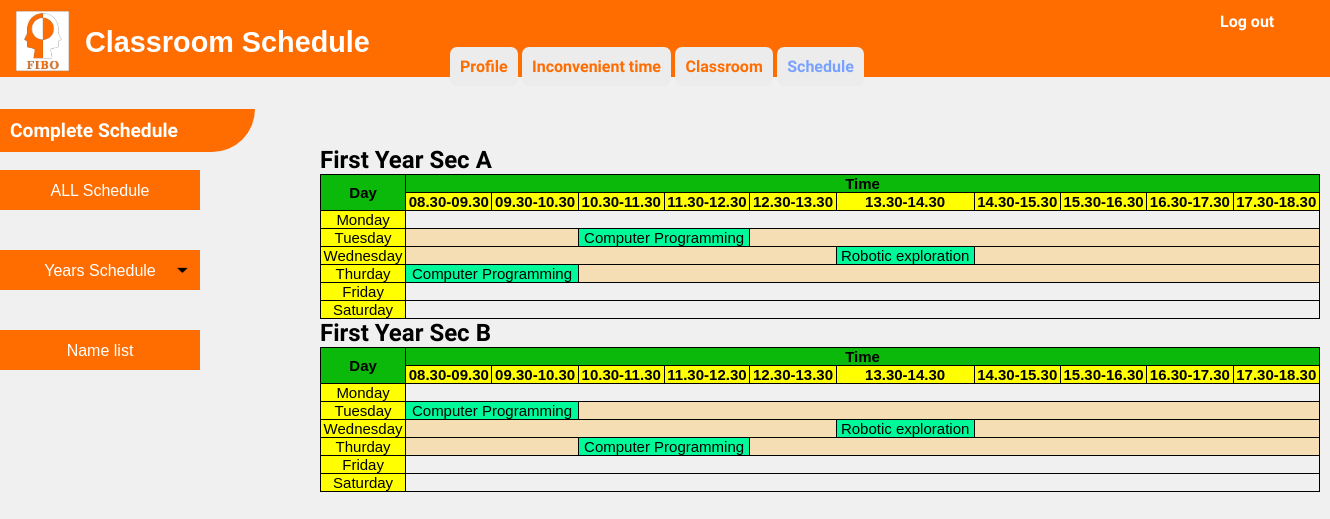
The app's page /user4-b1.php, older data.
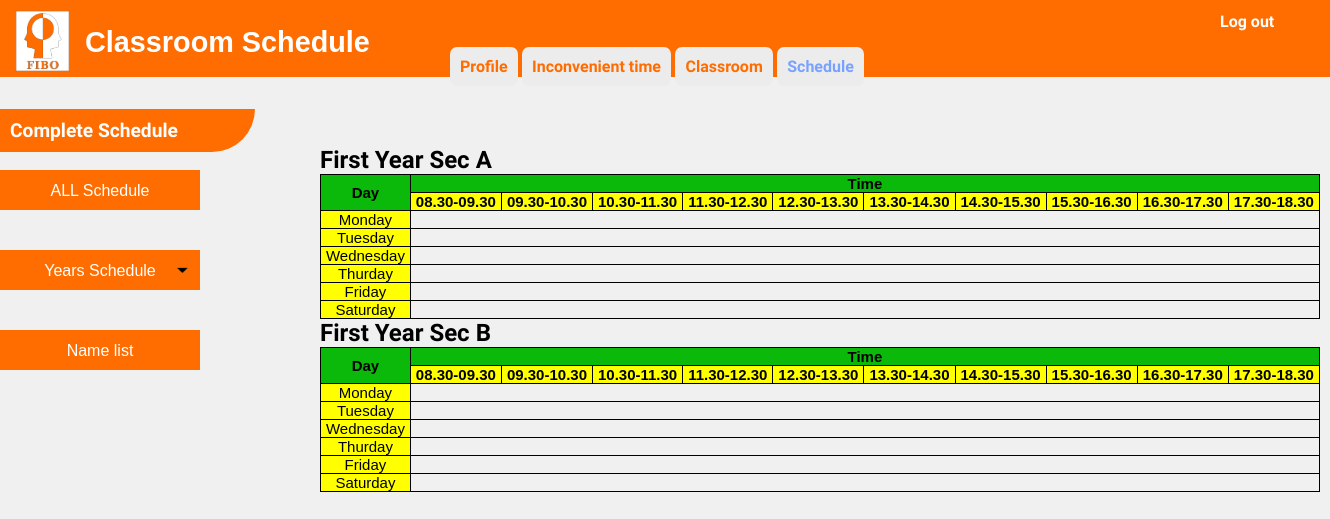
The same page, newer data.
### tables this page shows
CREATE TABLE `table_subject_description_output` (
  `No` int(100) NOT NULL,
  `subject_level` varchar(100) NOT NULL,
  `subject_code` varchar(100) NOT NULL,
  `subject_name` varchar(100) NOT NULL,
  `subject_hour_per_week` varchar(100) NOT NULL,
  `subject_hour_per_day` varchar(100) NOT NULL,
  `subject_sec` varchar(100) NOT NULL,
  `Day` varchar(100) NOT NULL,
  `start_time` varchar(100) NOT NULL
);

### user4-b1.php (the view, shortened to what the changed rows need)
<?php
      require 'dbconfig/config.php';
?>
<!DOCTYPE html>
<html lang="en">
  <head>
    <link rel="stylesheet" type="text/css" href="css/user4-1.css">
    <link rel="stylesheet" type="text/css" href="css/user4-2.css">
  </head>
  <body >
        <div  style="margin-top: -300px; margin-left: 320px" class="show">
        <h1>First Year Sec A</h1>
        <table>
            <tr class="head">
                <th rowspan="2">
                    Day
                </th>
                <th colspan="10">
                    Time
                </th>
            </tr>
            <tr  class="head-time">
                <th>
                    08.30-09.30
                </th>
                <th>
                    09.30-10.30
                </th>
                <th>
                    10.30-11.30
                </th>
                <th>
                    11.30-12.30
                </th>
                <th>
                    12.30-13.30
                </th>
                <th>
                    13.30-14.30
                </th>
                <th>
                    14.30-15.30
                </th>
                <th>
                    15.30-16.30
                </th>
                <th>
                    16.30-17.30
                </th>
                <th>
                    17.30-18.30
                </th>
            </tr>
            <tr>
                <td style="background-color: yellow">
                    Tuesday
                </td>
                <?php
                    $sql = "SELECT * FROM table_subject_description_output";
                    $smyData = mysqli_query($con, $sql);
                    while($row = mysqli_fetch_array($smyData)) {
                        $hour = (int)$row['subject_hour_per_day'];
                        $time = (int)$row['start_time'];
                        if($row['subject_level'] == "1" ) {
                            if($row['subject_sec'] == "A") {
                                if($row['Day'] == "1"){
                                    if($time > 0 && $time < 99) {
                                        echo "<td style='background-color: wheat;' colspan='$time'></td>";
                                        echo "<td style='background-color: #00FA9A' colspan='$hour'>" . $row['subject_name'] . "</td>";
                                        echo "<td style='background-color: wheat;' colspan='10-$time'></td>";
                                    }
                                }
                            }
                        }
                    }
                ?>
            </tr>
            <tr>
                <td style="background-color: yellow">
                    Wednesday
                </td>
                <?php
                    $sql = "SELECT * FROM table_subject_description_output";
                    $smyData = mysqli_query($con, $sql);
                    while($row = mysqli_fetch_array($smyData)) {
                        $hour = (int)$row['subject_hour_per_day'];
                        $time = (int)$row['start_time'];
                        if($row['subject_level'] == "1" ) {
                            if($row['subject_sec'] == "A") {
                                if($row['Day'] == "2"){
                                    if($time > 0 && $time < 99) {
                                        echo "<td style='background-color: wheat;' colspan='$time'></td>";
                                        echo "<td style='background-color: #00FA9A' colspan='$hour'>" . $row['subject_name'] . "</td>";
                                        echo "<td style='background-color: wheat;' colspan='10-$time'></td>";
                                    }
                                }
                            }
                        }
                    }
                ?>
            </tr>
            <tr>
                <td style="background-color: yellow">
                    Thurday
                </td>
                <?php
                    $sql = "SELECT * FROM table_subject_description_output";
                    $smyData = mysqli_query($con, $sql);
                    while($row = mysqli_fetch_array($smyData)) {
                        $hour = (int)$row['subject_hour_per_day'];
                        $time = (int)$row['start_time'];
                        if($row['subject_level'] == "1" ) {
                            if($row['subject_sec'] == "A") {
                                if($row['Day'] == "3"){
                                    if($time > 0 && $time < 99) {
                                        echo "<td style='background-color: wheat;' colspan='$time'></td>";
                                        echo "<td style='background-color: #00FA9A' colspan='$hour'>" . $row['subject_name'] . "</td>";
                                        echo "<td style='background-color: wheat;' colspan='10-$time'></td>";
                                    }
                                    else if($time == 0) {
                                        echo "<td style='background-color: #00FA9A' colspan='$hour'>" . $row['subject_name'] . "</td>";
                                        echo "<td style='background-color: wheat;' colspan='10-$time'></td>";
                                    }
                                    else if($time == 99) {
                                        echo "<td style='background-color: wheat;' colspan='10'></td>";
                                    }
                                }
                            }
                        }
                    }
                ?>
            </tr>
            </table>
            <h1>First Year Sec B</h1>
            <table>
            <tr class="head">
                <th rowspan="2">
                    Day
                </th>
                <th colspan="10">
                    Time
                </th>
            </tr>
            <tr  class="head-time">
                <th>
                    08.30-09.30
                </th>
                <th>
                    09.30-10.30
                </th>
                <th>
                    10.30-11.30
                </th>
                <th>
                    11.30-12.30
                </th>
                <th>
                    12.30-13.30
                </th>
                <th>
                    13.30-14.30
                </th>
                <th>
                    14.30-15.30
                </th>
                <th>
                    15.30-16.30
                </th>
                <th>
                    16.30-17.30
                </th>
                <th>
                    17.30-18.30
                </th>
            </tr>
            <tr>
                <td style="background-color: yellow">
                    Tuesday
                </td>
                <?php
                    $sql = "SELECT * FROM table_subject_description_output";
                    $smyData = mysqli_query($con, $sql);
                    while($row = mysqli_fetch_array($smyData)) {
                        $hour = (int)$row['subject_hour_per_day'];
                        $time = (int)$row['start_time'];
                        if($row['subject_level'] == "1" ) {
                            if($row['subject_sec'] == "B") {
                                if($row['Day'] == "1"){
                                    if($time > 0 && $time < 99) {
                                        echo "<td style='background-color: wheat;' colspan='$time'></td>";
                                        echo "<td style='background-color: #00FA9A' colspan='$hour'>" . $row['subject_name'] . "</td>";
                                        echo "<td style='background-color: wheat;' colspan='10-$time'></td>";
                                    }
                                    else if($time == 0) {
                                        echo "<td style='background-color: #00FA9A' colspan='$hour'>" . $row['subject_name'] . "</td>";
                                        echo "<td style='background-color: wheat;' colspan='10-$time'></td>";
                                    }
                                    else if($time == 99) {
                                        echo "<td style='background-color: wheat;' colspan='10'></td>";
                                    }
                                }
                            }
                        }
                    }
                ?>
            </tr>
            <tr>
                <td style="background-color: yellow">
                    Wednesday
                </td>
                <?php
                    $sql = "SELECT * FROM table_subject_description_output";
                    $smyData = mysqli_query($con, $sql);
                    while($row = mysqli_fetch_array($smyData)) {
                        $hour = (int)$row['subject_hour_per_day'];
                        $time = (int)$row['start_time'];
                        if($row['subject_level'] == "1" ) {
                            if($row['subject_sec'] == "B") {
                                if($row['Day'] == "2"){
                                    if($time > 0 && $time < 99) {
                                        echo "<td style='background-color: wheat;' colspan='$time'></td>";
                                        echo "<td style='background-color: #00FA9A' colspan='$hour'>" . $row['subject_name'] . "</td>";
                                        echo "<td style='background-color: wheat;' colspan='10-$time'></td>";
                                    }
                                }
                            }
                        }
                    }
                ?>
            </tr>
            <tr>
                <td style="background-color: yellow">
                    Thurday
                </td>
                <?php
                    $sql = "SELECT * FROM table_subject_description_output";
                    $smyData = mysqli_query($con, $sql);
                    while($row = mysqli_fetch_array($smyData)) {
                        $hour = (int)$row['subject_hour_per_day'];
                        $time = (int)$row['start_time'];
                        if($row['subject_level'] == "1" ) {
                            if($row['subject_sec'] == "B") {
                                if($row['Day'] == "3"){
                                    if($time > 0 && $time < 99) {
                                        echo "<td style='background-color: wheat;' colspan='$time'></td>";
                                        echo "<td style='background-color: #00FA9A' colspan='$hour'>" . $row['subject_name'] . "</td>";
                                        echo "<td style='background-color: wheat;' colspan='10-$time'></td>";
                                    }
                                }
                            }
                        }
                    }
                ?>
            </tr>
            </table>
  </body>
</html>

Row changes from the older to the newer data that the page shows:
no longer on this page (row edited): table_subject_description_output: subject_name "Computer Programming", shown under "First Year Sec A"
no longer on this page (row edited): table_subject_description_output: subject_name "Robotic exploration"
no longer on this page (row edited): table_subject_description_output: subject_name "Computer Programming"
no longer on this page (row edited): table_subject_description_output: subject_name "Computer Programming", shown under "First Year Sec B"
no longer on this page (row edited): table_subject_description_output: subject_name "Robotic exploration"
no longer on this page (row edited): table_subject_description_output: subject_name "Computer Programming"
